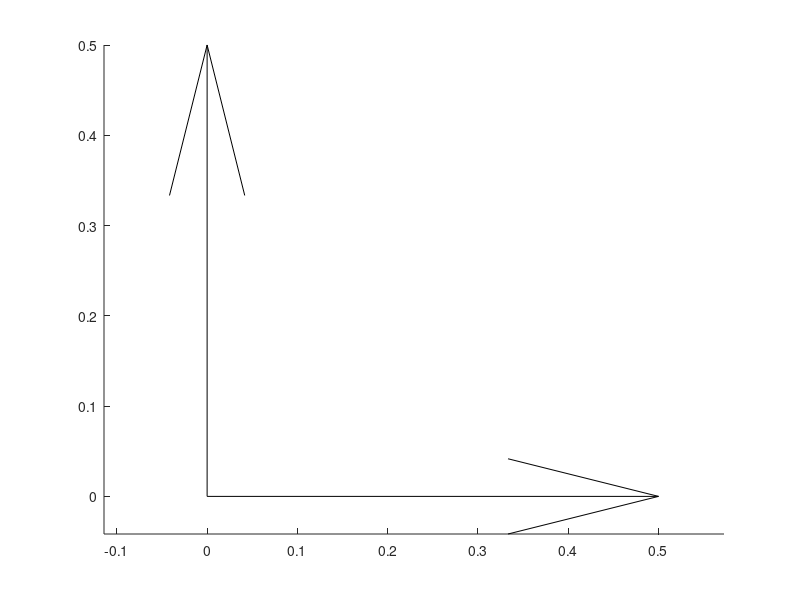

The MATLAB script that drew this image: (Note: this script raises an error after producing the figure.)
% MAIN PROGRAM
% Main_Segment_Visualisation.m
%__________________________________________________________________________
%
% PURPOSE
% Plotting of segment features
%
% SYNOPSIS
% N/A (i.e., main program)
%
% DESCRIPTION
% Plotting of segment axes (u, w), endpoints (rP, rD) and markers (rM)
% (cf. data structure in user guide)
%__________________________________________________________________________
%
% CALLED FUNCTIONS (FROM 3D INVERSE DYNAMICS TOOLBOX) 
% Mprod_array3.m
% Q2Tu_array3.m
% 
% MATLAB VERSION
% Matlab R2007b
%__________________________________________________________________________
%
% CHANGELOG
% Created by Rapha�l Dumas
% March 2010
%__________________________________________________________________________

% *.mat
%uiload % Segment data

% Figure
figure;
hold on;
axis equal;

% ICS
quiver3(0,0,0,1,0,0,0.5,'k');
quiver3(0,0,0,0,1,0,0.5,'k');
quiver3(0,0,0,0,0,1,0.5,'k');

% Number of frames
n = size(StaticF(3).Q,3); % At least Q parameter for foot (or hand) segment

% Frames of interest
ni = [1:5:n]; % 1% 50% and 100% of cycle

% % Foot (or hand)
% % Proximal enpoint Pt
P1x=(permute(StaticF(2).Q(4,1,ni),[3,2,1]));
P1y=(permute(StaticF(2).Q(5,1,ni),[3,2,1]));
P1z=(permute(StaticF(2).Q(6,1,ni),[3,2,1]));
plot3(P1x,P1y,P1z,'ob');
% Distal endpoints D
D1x=(permute(StaticF(2).Q(7,1,ni),[3,2,1]));
D1y=(permute(StaticF(2).Q(8,1,ni),[3,2,1]));
D1z=(permute(Segment(2).Q(9,1,ni),[3,2,1]));
plot3(D1x,D1y,D1z,'.b');
plot3([P1x,D1x]',[P1y,D1y]',[P1z,D1z]','b');
% U axis
U1x=(permute(StaticF(2).Q(1,1,ni), [3,2,1]));
U1y=(permute(StaticF(2).Q(2,1,ni), [3,2,1]));
U1z=(permute(StaticF(2).Q(3,1,ni), [3,2,1]));
quiver3(P1x,P1y,P1z,U1x,U1y,U1z,0.5,'b');
% W axis
W1x=(permute(StaticF(2).Q(10,1,ni),[3,2,1]));
W1y=(permute(StaticF(2).Q(11,1,ni),[3,2,1]));
W1z=(permute(StaticF(2).Q(12,1,ni),[3,2,1]));
quiver3(D1x,D1y,D1z,W1x,W1y,W1z,0.5,'b');
% Markers
for j = 1:size(StaticF(2).rM,2)
    plot3(permute(StaticF(2).rM(1,j,ni),[3,2,1]),...
        permute(StaticF(2).rM(2,j,ni),[3,2,1]),...
        permute(StaticF(2).rM(3,j,ni),[3,2,1]),'+b');
end

% Leg (or forearm)
% Proximal enpoint P
P2x=(permute(StaticF(3).Q(4,1,ni),[3,2,1]));
P2y=(permute(StaticF(3).Q(5,1,ni),[3,2,1]));
P2z=(permute(StaticF(3).Q(6,1,ni),[3,2,1]));
plot3(P2x,P2y,P2z, 'or' );
% Distal endpoints D
D2x=(permute(StaticF(3).Q(7,1,ni),[3,2,1]));
D2y=(permute(StaticF(3).Q(8,1,ni),[3,2,1]));
D2z=(permute(StaticF(3).Q(9,1,ni),[3,2,1]));
plot3(D2x,D2y,D2z, '.r' );
plot3([P2x,D2x]',[P2y,D2y]',[P2z,D2z]','r');
% U axis
U2x=(permute(StaticF(3).Q(1,1,ni), [3,2,1]));
U2y=(permute(StaticF(3).Q(2,1,ni), [3,2,1]));
U2z=(permute(StaticF(3).Q(3,1,ni), [3,2,1]));
quiver3(P2x,P2y,P2z,U2x,U2y,U2z,0.5,'r');
% W axis
W2x=(permute(StaticF(3).Q(10,1,ni),[3,2,1]));
W2y=(permute(StaticF(3).Q(11,1,ni),[3,2,1]));
W2z=(permute(StaticF(3).Q(12,1,ni),[3,2,1]));
quiver3(D2x,D2y,D2z,W2x,W2y,W2z,0.5,'r');
% Markers
for j = 1:size(StaticF(3).rM,2)
    plot3(permute(StaticF(3).rM(1,j,ni),[3,2,1]),...
        permute(StaticF(3).rM(2,j,ni),[3,2,1]),...
        permute(StaticF(3).rM(3,j,ni),[3,2,1]),'+r');
end

